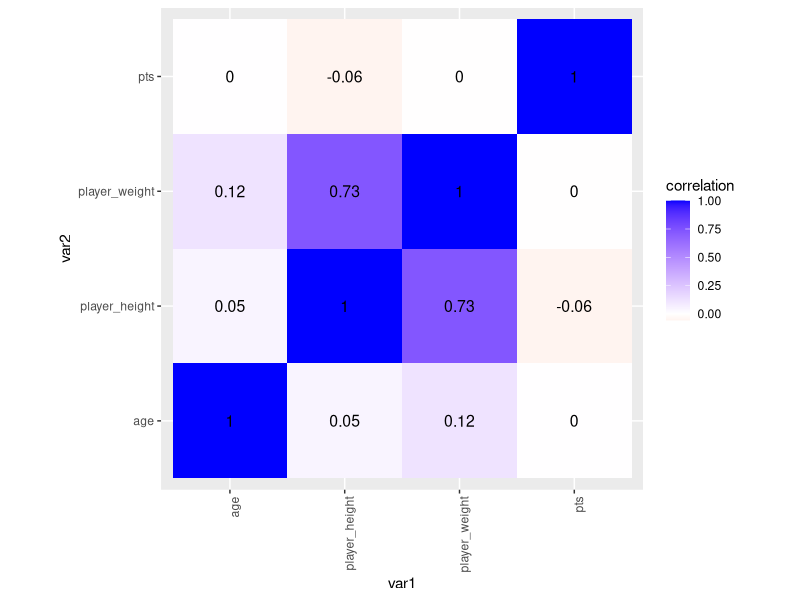
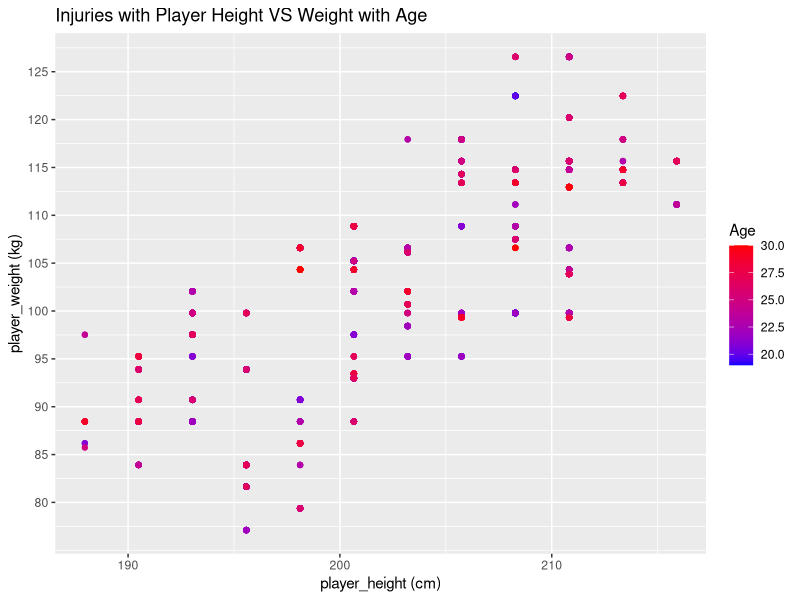
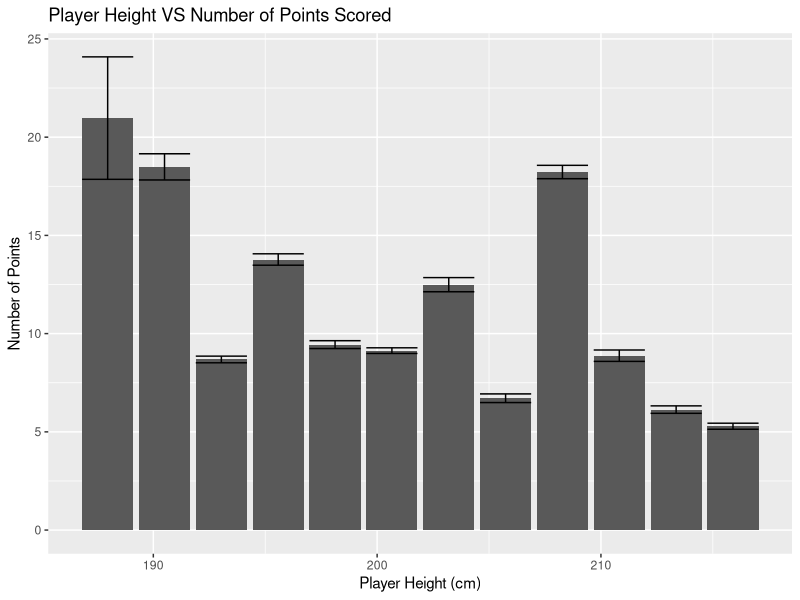
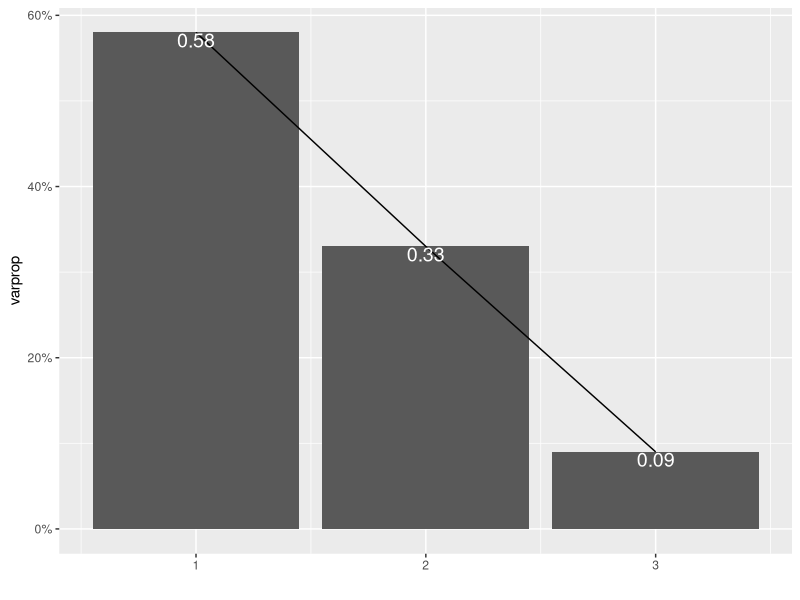
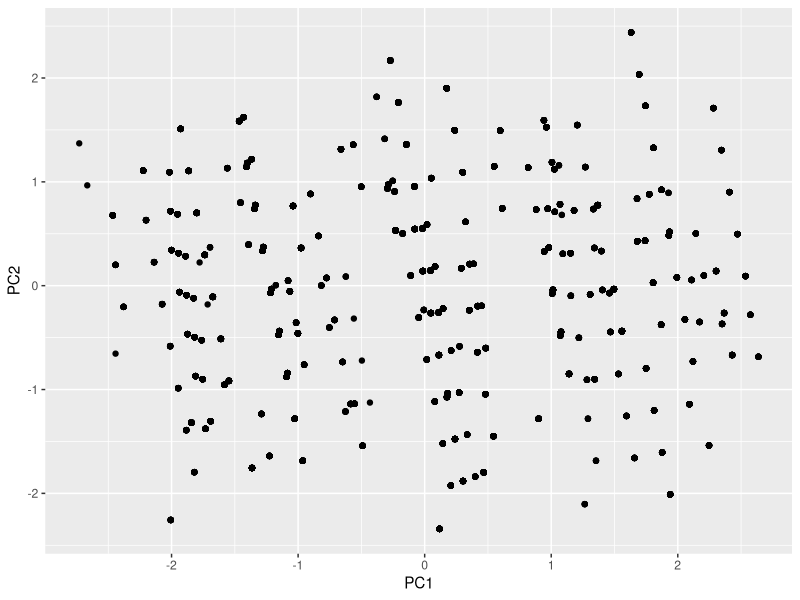

Reproduce these figures in R, in order.
## ---- chunk 1
knitr::opts_chunk$set(echo = TRUE, eval = TRUE, fig.align = "center", 
    warning = F, message = F, tidy = TRUE, tidy.opts = list(width.cutoff = 60), 
    R.options = list(max.print = 100))

## ---- chunk 2
library(dplyr)
library(tidyr)
library(ggplot2)

all_seasons <- read.csv("all_seasons.csv")
all_seasons <- all_seasons %>% select(player_name, draft_year, player_height, player_weight, age, pts) %>% filter(draft_year == "2012")
injuries <- read.csv("injuries_2010-2020.csv")
head(all_seasons)
head(injuries)
## ---- chunk 3
merging <-injuries%>%left_join(all_seasons,by=c("Relinquished"="player_name"))%>%na.omit
## ---- chunk 4
library(tidyverse)
#mutate cm to
merging %>% mutate(`player_heightfeet` = `player_height` * 0.0328084) %>% head()

#group_by, summarize
merging %>% group_by(Relinquished) %>% summarise(mean(min(merging$player_height), na.rm = T))%>% head()

#select
merging %>% select(Relinquished, `player_weight`, `player_height`, `age`, `pts`)%>% head()

#filter, arrange
merging %>% filter(Relinquished == "Damian Lillard") %>% arrange(player_weight) %>% head()

## ---- chunk 5
merging %>% group_by(Relinquished) %>% summarize_if(is.numeric, mean, na.rm = T) %>% head()

merging %>% group_by(Relinquished) %>% summarize_if(is.numeric, var, na.rm = T)%>% head()

merging %>% group_by(Relinquished) %>% summarize_if(is.numeric, sd, na.rm = T) %>% head()

merging %>% group_by(Relinquished) %>% summarize_if(is.numeric, min, na.rm = T)%>% head()

merging %>% group_by(Relinquished) %>% summarize_if(is.numeric, max, na.rm = T)%>% head()
## ---- chunk 6
visualmatrix <- merging %>% na.omit() %>% select_if(is.numeric) %>% cor()
visualmatrix

#tidy
tidydata <- visualmatrix %>% as.data.frame %>% rownames_to_column("var1") %>% pivot_longer(-1, names_to = "var2", values_to ="correlation")
tidydata %>% ggplot(aes(var1, var2, fill = correlation)) + geom_tile() + scale_fill_gradient2(low = "red", mid = "white", high = "blue") + geom_text(aes(label = round(correlation, 2)), color = "black", size = 4) + theme(axis.text.x = element_text(angle = 90, hjust = 1)) + coord_fixed()

## ---- chunk 7
ggplot(merging, aes(`player_height`, `player_weight`, 
    color = age), stat = "summary") + geom_point(size = 1.5) + 
    scale_y_continuous("player_weight (kg)", breaks = c(80, 85, 90, 95, 100, 105, 110, 115, 120, 125)) + scale_color_gradient(low = "blue", 
    high = "red") + labs(color = "Age") + ggtitle("Injuries with Player Height VS Weight with Age") + 
    scale_x_continuous("player_height (cm)")
## ---- chunk 8
merging%>%
  ggplot(aes(x=player_height,y=pts))+ xlab("Player Height (cm)")+ ylab("Number of Points")+
  geom_bar(stat="summary",fun.y="mean")+
  geom_errorbar(stat="summary") + ggtitle("Player Height VS Number of Points Scored")
## ---- chunk 9
drdata <- merging %>% select_if(is.numeric) %>% na.omit %>% scale

drdata<-merging%>%select(player_height,player_weight,age)%>%scale 
drdata_pca<-princomp(drdata)
summary(drdata_pca, loadings=T)
## ---- chunk 10
eigenval <- drdata_pca$sdev^2
varprop = round(eigenval/sum(eigenval),2)

ggplot() + geom_bar(aes(y = varprop, x = 1:3), stat = "identity") + xlab("") + geom_path(aes(y = varprop, x = 1:3)) + geom_text(aes(x = 1:3, y = varprop, label = round(varprop, 2)), vjust = 1, col = "white", size = 5) + scale_y_continuous(breaks = seq(0, 0.6, 0.2), labels = scales::percent) + scale_x_continuous(breaks = 1:3)
## ---- chunk 11
dataframe <- data.frame(PC1 = drdata_pca$scores[, 1], PC2 = drdata_pca$scores[, 2])
ggplot(dataframe, aes(PC1, PC2)) + geom_point()
